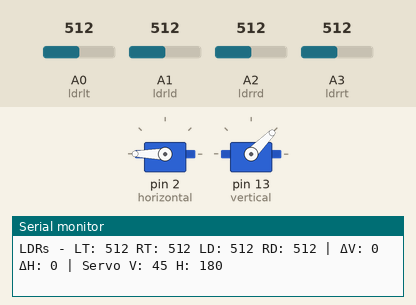
Recording of a sketch running on a simulated Arduino Uno, built with avr-gcc and run on an emulated ATmega328P. On the bench: 2 × servo, the last lines printed to the serial monitor. The inputs (shaded band) are chosen by the test bench; at power-on: A0 (ldrlt) = 512, A3 (ldrrt) = 512, A1 (ldrld) = 512, A2 (ldrrd) = 512.

Above: at 3.7 s.
3.8 s: A0 (ldrlt) set to 678
6.8 s: A0 (ldrlt) set to 701
At 7.75 s:
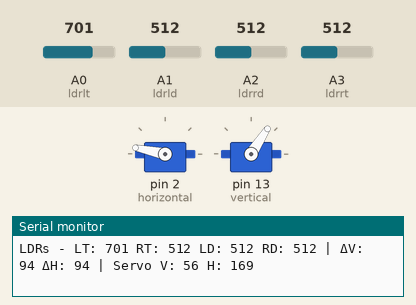
9.8 s: A3 (ldrrt) set to 537
At 12.1 s:
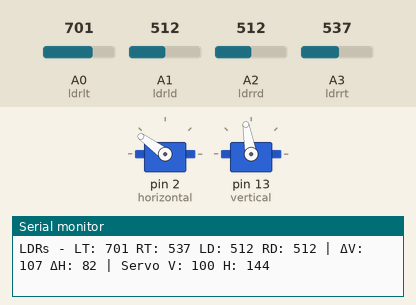
12.8 s: A1 (ldrld) set to 181
15.8 s: A1 (ldrld) set to 160
At 18.7 s:
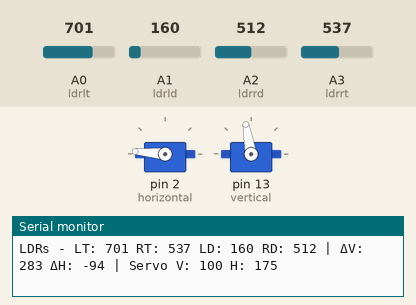
18.8 s: A3 (ldrrt) set to 90
At 22.37 s:
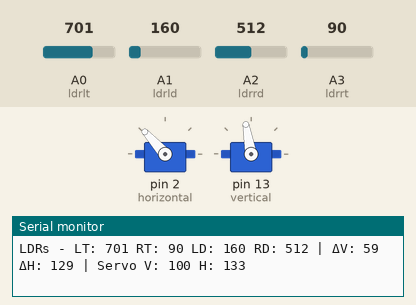
Timing chart, 0 to 25.0 s (numbered marks = the images above; inputs shaded):
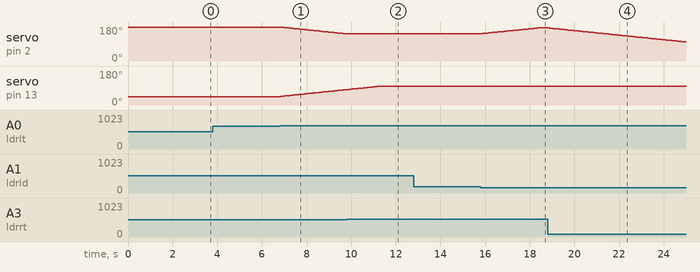

Measured:
- the behaviour switches between 693 and 694 on A0 (ldrlt) (found by bisection; images 0 and 1)
- the behaviour switches between 519 and 520 on A3 (ldrrt) (found by bisection; images 1 and 2)
- the behaviour switches between 167 and 166 on A1 (ldrld) (found by bisection; images 2 and 3)
- after the input at 6.8 s, servo on pin 2 (horizontal): moves from 180° to 144° over 2.9 s, starting after 0.05 s; servo on pin 13 (vertical): moves from 45° to 81° over 2.9 s, starting after 0.05 s
- after the input at 9.8 s, servo on pin 2 (horizontal): stays 144° (without the input it goes to 143° after 0.00 s)
- after the input at 15.8 s, servo on pin 2 (horizontal): moves from 144° to 175° over 2.6 s, starting at once
- after the input at 18.8 s, servo on pin 2 (horizontal): moves from 175° to 101° over 6.1 s, starting after 0.07 s

The sketch:

50__progress.ino
```cpp
#include <Servo.h>

Servo horizontal; // Horizontal Servo Motor
int servohori = 180;
int servohoriLimitHigh = 175;
int servohoriLimitLow = 5;

Servo vertical; // Vertical Servo Motor
int servovert = 45;
int servovertLimitHigh = 100;
int servovertLimitLow = 1;

// F LDR pin connections
int ldrlt = A0; // Top Left LDR
int ldrrt = A3; // Top Right LDR
int ldrld = A1; // Bottom Left LDR
int ldrrd = A2; // Bottom Right LDR

void setup() {
  horizontal.attach(2);
  vertical.attach(13);
  horizontal.write(servohori);
  vertical.write(servovert);
  delay(2500);  // Allow servos to settle

  Serial.begin(9600);  // Start serial communication
}

void loop() {
  // ----  Read LDR sensor values ----
  int lt = analogRead(ldrlt); // Top Left
  int rt = analogRead(ldrrt); // Top Right
  int ld = analogRead(ldrld); // Bottom Left
  int rd = analogRead(ldrrd); // Bottom Right

  int dtime = 10;
  int tol = 90; // Movement threshold

  // Calculate average light values ----
  int avt = (lt + rt) / 2;  // Average Top
  int avd = (ld + rd) / 2;  // Average Bottom
  int avl = (lt + ld) / 2;  // Average Left
  int avr = (rt + rd) / 2;  // Average Right

  //  Calculate differences ----
  int dvert = avt - avd;
  int dhoriz = avl - avr;

  // ----  Decision logic ----
  // VERTICAL TRACKING
  if (abs(dvert) > tol) {
    if (dvert > 0) {
      servovert = servovert + 1;
      if (servovert > servovertLimitHigh) servovert = servovertLimitHigh;
    } else {
      servovert = servovert - 1;
      if (servovert < servovertLimitLow) servovert = servovertLimitLow;
    }
    vertical.write(servovert);
  }

  // HORIZONTAL TRACKING
  if (abs(dhoriz) > tol) {
    if (dhoriz > 0) {
      servohori = servohori - 1;
      if (servohori < servohoriLimitLow) servohori = servohoriLimitLow;
    } else {
      servohori = servohori + 1;
      if (servohori > servohoriLimitHigh) servohori = servohoriLimitHigh;
    }
    horizontal.write(servohori);
  }


  Serial.print("LDRs - LT: "); Serial.print(lt);
  Serial.print(" RT: "); Serial.print(rt);
  Serial.print(" LD: "); Serial.print(ld);
  Serial.print(" RD: "); Serial.print(rd);
  Serial.print(" | ΔV: "); Serial.print(dvert);
  Serial.print(" ΔH: "); Serial.print(dhoriz);
  Serial.print(" | Servo V: "); Serial.print(servovert);
  Serial.print(" H: "); Serial.println(servohori);

  delay(dtime);
}
```
